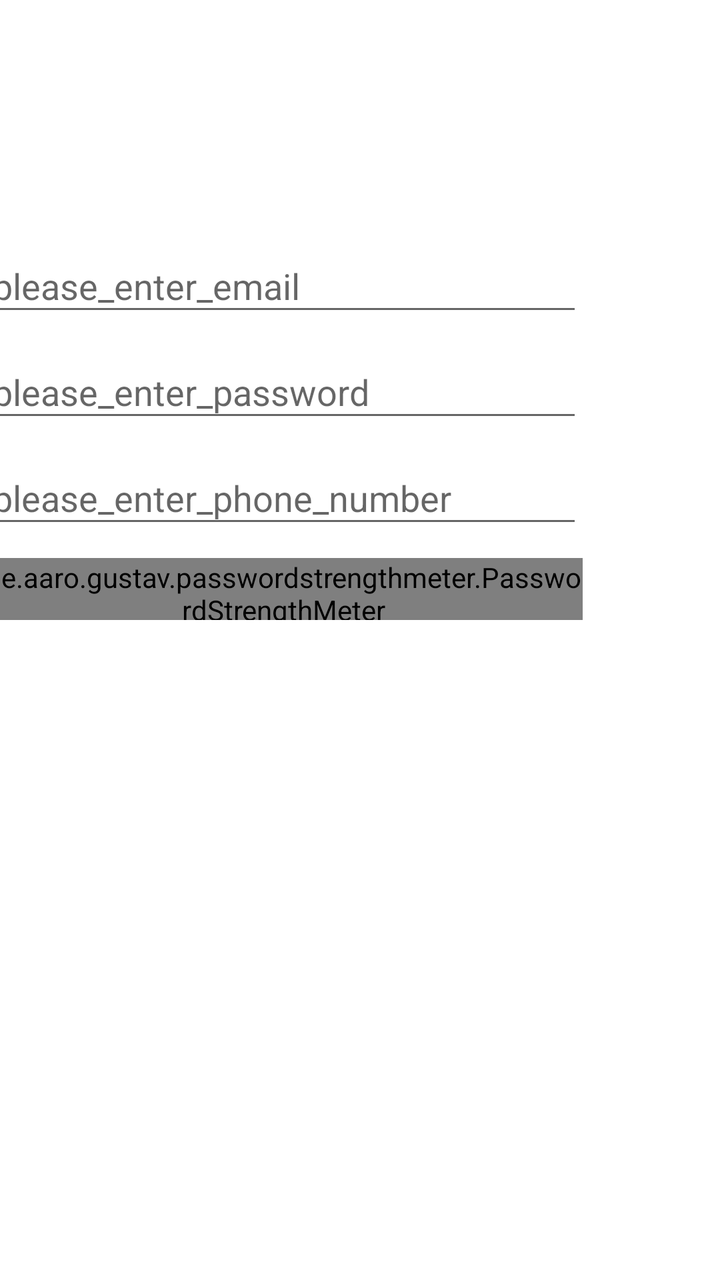
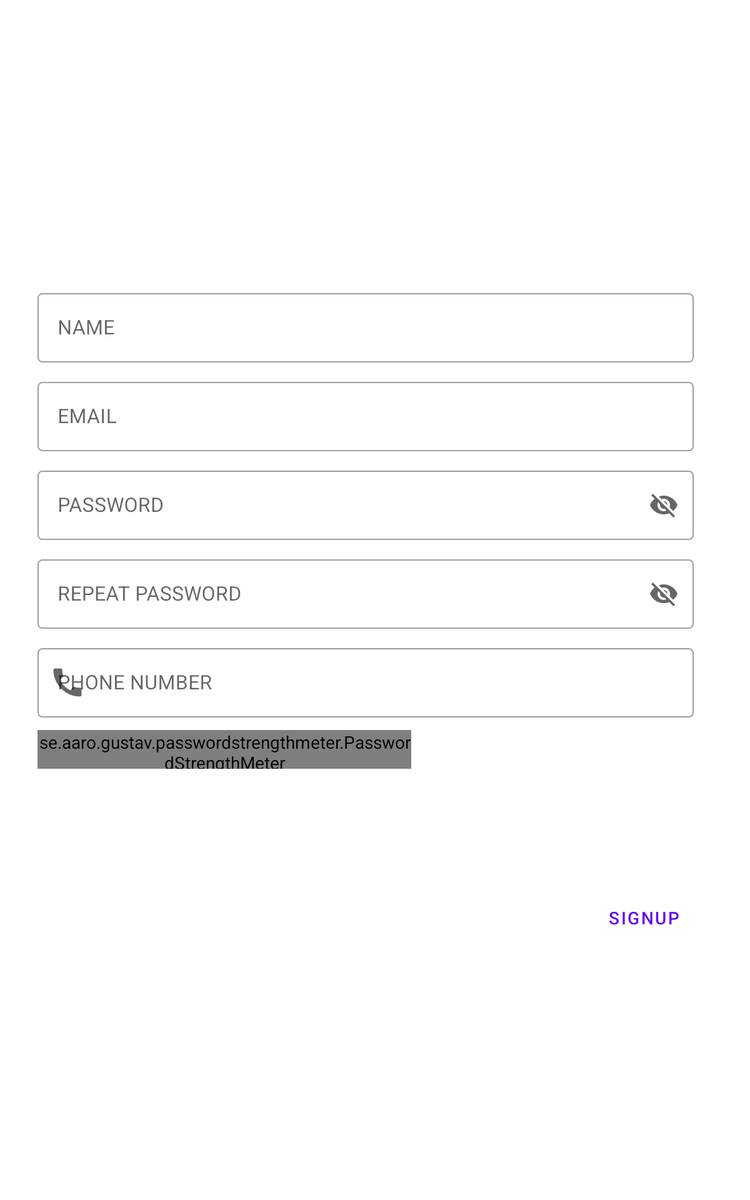

Compare how this app lays out the same screen by default and in its alternative resource folder. The renders come first, then the two layout files and the values they reference.
<!-- AndroidManifest.xml: application theme AppTheme -->
<!-- res/layout/activity_signup.xml -->
<?xml version="1.0" encoding="utf-8"?>
<androidx.constraintlayout.widget.ConstraintLayout xmlns:android="http://schemas.android.com/apk/res/android"
    xmlns:app="http://schemas.android.com/apk/res-auto"
    xmlns:tools="http://schemas.android.com/tools"
    android:layout_width="match_parent"
    android:layout_height="match_parent"
    tools:context=".signupActivity">

    <LinearLayout
        android:id="@+id/linearLayout"
        android:layout_width="324dp"
        android:layout_height="214dp"
        android:layout_marginEnd="44dp"
        android:layout_marginBottom="316dp"
        android:orientation="vertical"
        app:layout_constraintBottom_toBottomOf="parent"
        app:layout_constraintEnd_toEndOf="parent">

        <EditText
            android:id="@+id/email"
            android:layout_width="@dimen/edit_text_width"
            android:layout_height="@dimen/edit_text_height"
            android:layout_marginTop="10dp"
            android:hint="please_enter_email" />

        <EditText
            android:id="@+id/password"
            android:layout_width="@dimen/edit_text_width"
            android:layout_height="@dimen/edit_text_height"
            android:layout_marginTop="10dp"
            android:hint="please_enter_password"
            android:inputType="textPassword" />

        <EditText
            android:id="@+id/phoneNumber"
            android:layout_width="@dimen/edit_text_width"
            android:layout_height="@dimen/edit_text_height"
            android:layout_marginTop="10dp"
            android:hint="please_enter_phone_number"
            android:inputType="number" />

        <se.aaro.gustav.passwordstrengthmeter.PasswordStrengthMeter
            android:id="@+id/passwordInputMeter"
            android:layout_width="299dp"
            android:layout_height="31dp"
            android:layout_marginTop="10dp"
            app:animateChanges="true"
            app:animationDuration="300"
            app:labelTextSize="12sp"
            app:showStrengthBar="true"
            app:showStrengthLabel="true"
            app:strengthBarHeight="5dp" />

    </LinearLayout>

    <LinearLayout
        android:layout_width="wrap_content"
        android:layout_height="250dp"
        android:layout_marginEnd="72dp"
        android:orientation="horizontal"
        app:layout_constraintBottom_toBottomOf="parent"
        app:layout_constraintEnd_toEndOf="parent"
        app:layout_constraintTop_toBottomOf="@+id/linearLayout"
        app:layout_constraintVertical_bias="1.0">

        <Button
            android:id="@+id/button"
            android:layout_marginTop="90dp"
            android:layout_width="wrap_content"
            android:layout_height="wrap_content"
            android:background="?attr/selectableItemBackground"
            android:onClick="signup"
            android:text="signup" />
    </LinearLayout>

</androidx.constraintlayout.widget.ConstraintLayout>
<!-- resources referenced by this layout -->
<resources>
  <dimen name="edit_text_height">43dp</dimen>
  <dimen name="edit_text_width">299dp</dimen>
  <style name="AppTheme" parent="Theme.MaterialComponents.Light.DarkActionBar">
          
          <item name="colorPrimary">@color/colorPrimary</item>
          <item name="colorPrimaryDark">@color/colorPrimaryDark</item>
          <item name="colorAccent">@color/colorAccent</item>
      </style>
  <color name="colorPrimary">#6200EE</color>
  <color name="colorPrimaryDark">#3700B3</color>
  <color name="colorAccent">#03DAC5</color>
</resources>
<!-- res/layout-sw600dp/activity_signup.xml (the repository's variant of the layout above) -->
<!-- drawn on a 7-inch tablet held upright -->
<?xml version="1.0" encoding="utf-8"?>
<androidx.constraintlayout.widget.ConstraintLayout xmlns:android="http://schemas.android.com/apk/res/android"
    xmlns:app="http://schemas.android.com/apk/res-auto"
    xmlns:tools="http://schemas.android.com/tools"
    android:layout_width="match_parent"
    android:layout_height="match_parent"
    tools:context=".signupActivity">

    <LinearLayout
        android:id="@+id/linearLayout"
        android:layout_width="535dp"
        android:layout_height="444dp"
        android:layout_marginEnd="40dp"
        android:layout_marginBottom="292dp"
        android:orientation="vertical"
        app:layout_constraintBottom_toBottomOf="parent"
        app:layout_constraintEnd_toEndOf="parent">

        <com.google.android.material.textfield.TextInputLayout
            style="@style/Widget.MaterialComponents.TextInputLayout.OutlinedBox"
            android:layout_width="match_parent"
            android:layout_height="wrap_content"
            android:layout_margin="5dp"
            android:hint="NAME"
            app:startIconDrawable="@drawable/ic_account_circle_black_30dp">

            <com.google.android.material.textfield.TextInputEditText
                android:id="@+id/name"
                android:layout_width="match_parent"
                android:layout_height="wrap_content"
                android:layout_marginTop="10dp" />

        </com.google.android.material.textfield.TextInputLayout>


        <com.google.android.material.textfield.TextInputLayout
            style="@style/Widget.MaterialComponents.TextInputLayout.OutlinedBox"
            android:layout_width="match_parent"
            android:layout_height="wrap_content"
            android:layout_margin="5dp"
            android:hint="EMAIL"
            app:startIconDrawable="@drawable/ic_alternate_email_black_30dp">

            <com.google.android.material.textfield.TextInputEditText
                android:id="@+id/email_signup"
                android:layout_width="match_parent"
                android:layout_height="wrap_content"
                android:layout_marginTop="10dp" />

        </com.google.android.material.textfield.TextInputLayout>

        <com.google.android.material.textfield.TextInputLayout
            style="@style/Widget.MaterialComponents.TextInputLayout.OutlinedBox"
            android:layout_width="match_parent"
            android:layout_height="wrap_content"
            android:layout_margin="5dp"
            android:hint="PASSWORD"
            app:endIconMode="password_toggle">

            <com.google.android.material.textfield.TextInputEditText
                android:id="@+id/password_signup"
                android:layout_width="match_parent"
                android:layout_height="wrap_content"
                android:layout_marginTop="10dp" />

        </com.google.android.material.textfield.TextInputLayout>

        <com.google.android.material.textfield.TextInputLayout
            style="@style/Widget.MaterialComponents.TextInputLayout.OutlinedBox"
            android:layout_width="match_parent"
            android:layout_height="wrap_content"
            android:layout_margin="5dp"
            android:hint="REPEAT PASSWORD"
            app:endIconMode="password_toggle">

            <com.google.android.material.textfield.TextInputEditText
                android:id="@+id/repaet_password_signup"
                android:layout_width="match_parent"
                android:layout_height="wrap_content"
                android:layout_marginTop="10dp" />

        </com.google.android.material.textfield.TextInputLayout>


        <com.google.android.material.textfield.TextInputLayout
            style="@style/Widget.MaterialComponents.TextInputLayout.OutlinedBox"
            android:layout_width="match_parent"
            android:layout_height="wrap_content"
            android:layout_margin="5dp"
            android:hint="PHONE NUMBER"
            app:startIconDrawable="@drawable/ic_call_black_30dp">

            <com.google.android.material.textfield.TextInputEditText
                android:id="@+id/phone_number_signup"
                android:layout_width="match_parent"
                android:layout_height="wrap_content"
                android:layout_marginTop="10dp" />

        </com.google.android.material.textfield.TextInputLayout>

        <se.aaro.gustav.passwordstrengthmeter.PasswordStrengthMeter
            android:id="@+id/passwordInputMeter"
            android:layout_width="299dp"
            android:layout_height="31dp"
            android:layout_margin="5dp"
            android:layout_marginTop="10dp"
            app:animateChanges="true"
            app:animationDuration="300"
            app:labelTextSize="12sp"
            app:showStrengthBar="true"
            app:showStrengthLabel="true"
            app:strengthBarHeight="5dp" />

    </LinearLayout>

    <LinearLayout
        android:layout_width="wrap_content"
        android:layout_height="250dp"
        android:layout_marginEnd="40dp"
        android:orientation="horizontal"
        app:layout_constraintBottom_toBottomOf="parent"
        app:layout_constraintEnd_toEndOf="parent"
        app:layout_constraintTop_toBottomOf="@+id/linearLayout"
        app:layout_constraintVertical_bias="1.0">

        <com.google.android.material.button.MaterialButton
            android:id="@+id/button"
            style="?attr/materialButtonOutlinedStyle"
            android:layout_width="wrap_content"
            android:layout_height="wrap_content"
            android:background="?attr/selectableItemBackground"
            android:foreground="?attr/selectableItemBackground"
            android:onClick="signup"
            android:text="signup" />
    </LinearLayout>

</androidx.constraintlayout.widget.ConstraintLayout>
<!-- resources referenced by the variant -->
<!-- as a 7-inch tablet held upright resolves them -->
<resources>
  <!-- drawable ic_call_black_30dp (drawable) -->
  <vector android:height="30dp" android:viewportHeight="24"
      android:viewportWidth="24" android:width="30dp" xmlns:android="http://schemas.android.com/apk/res/android">
      <path android:fillColor="#000000" android:pathData="M20.01,15.38c-1.23,0 -2.42,-0.2 -3.53,-0.56 -0.35,-0.12 -0.74,-0.03 -1.01,0.24l-1.57,1.97c-2.83,-1.35 -5.48,-3.9 -6.89,-6.83l1.95,-1.66c0.27,-0.28 0.35,-0.67 0.24,-1.02 -0.37,-1.11 -0.56,-2.3 -0.56,-3.53 0,-0.54 -0.45,-0.99 -0.99,-0.99H4.19C3.65,3 3,3.24 3,3.99 3,13.28 10.73,21 20.01,21c0.71,0 0.99,-0.63 0.99,-1.18v-3.45c0,-0.54 -0.45,-0.99 -0.99,-0.99z"/>
  </vector>
  <style name="AppTheme" parent="Theme.MaterialComponents.Light.DarkActionBar">
          
          <item name="colorPrimary">@color/colorPrimary</item>
          <item name="colorPrimaryDark">@color/colorPrimaryDark</item>
          <item name="colorAccent">@color/colorAccent</item>
      </style>
  <color name="colorPrimary">#6200EE</color>
  <color name="colorPrimaryDark">#3700B3</color>
  <color name="colorAccent">#03DAC5</color>
</resources>
